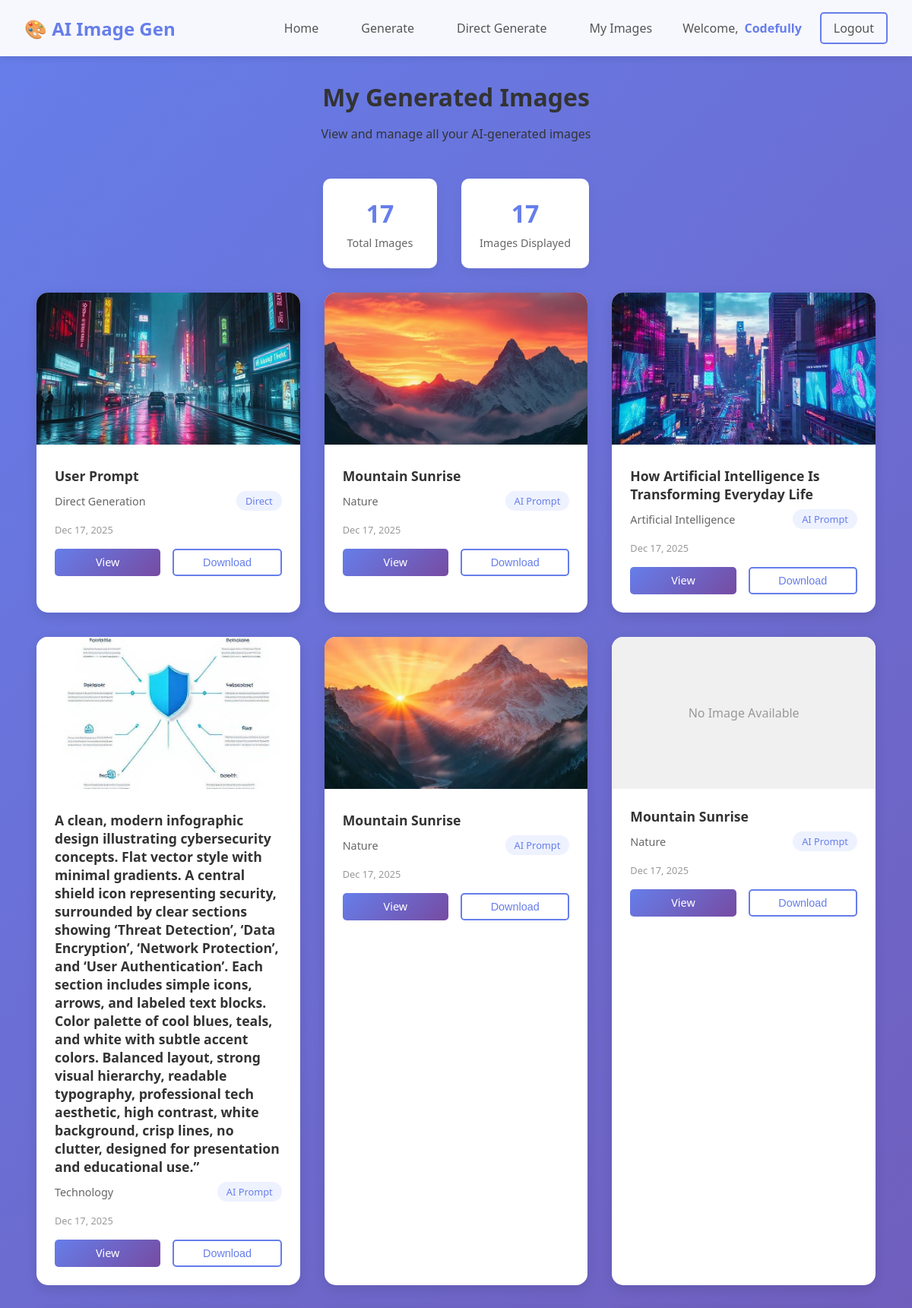
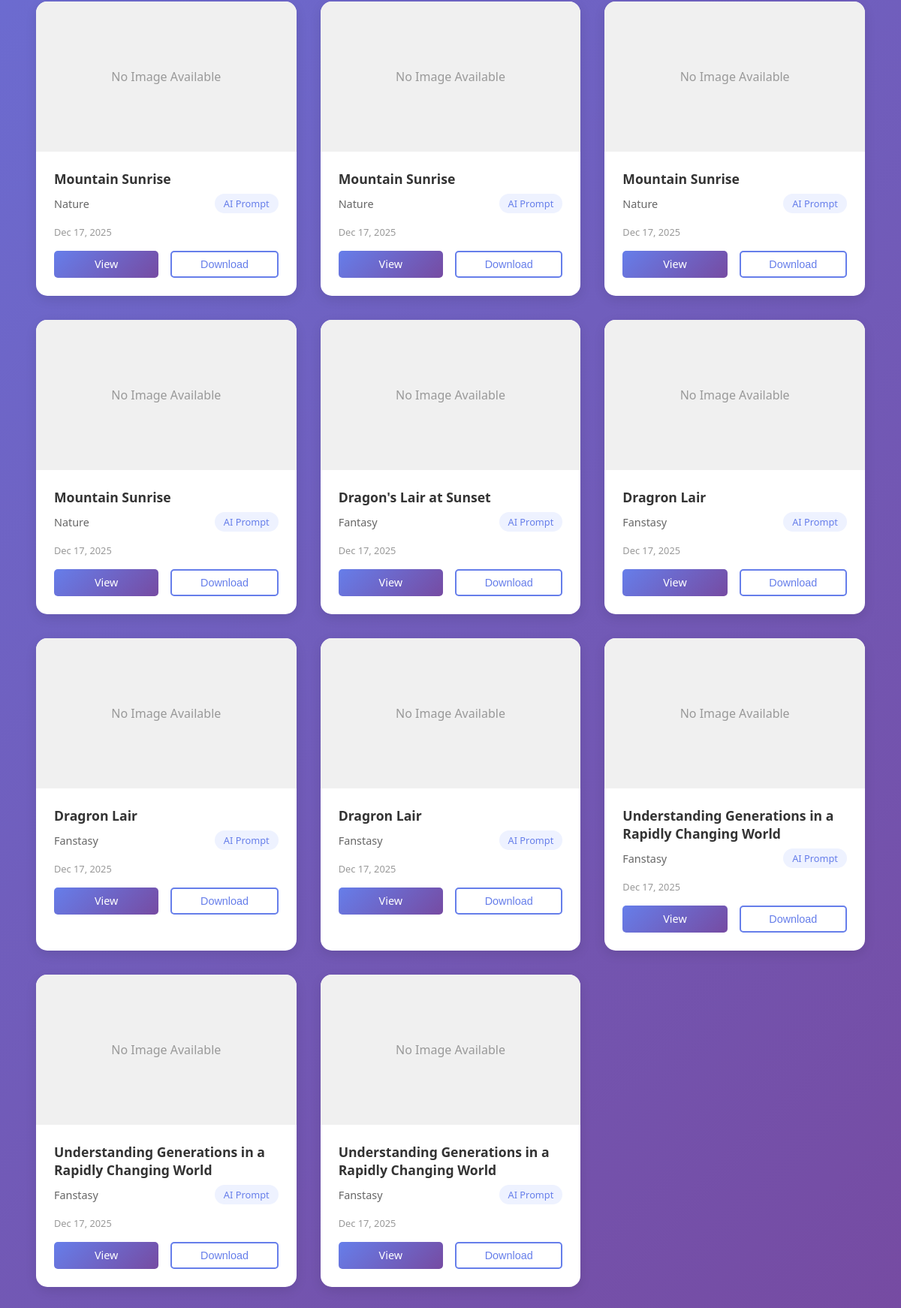
The page /dashboard/ (signed in) on the database its author committed (2 pictures, top to bottom).
### generator/models.py (models this page shows, shortened)
class ImageGenerationTask(models.Model):
    user = models.ForeignKey(User, on_delete=models.CASCADE, related_name='generated_images')
    topic = models.CharField(max_length=200)
    title = models.CharField(max_length=200)
    generated_prompt = models.TextField()
    image_data = models.TextField(blank=True, null=True)  # Store base64 image data
    content_type = models.CharField(max_length=100, default='image/png')
    created_at = models.DateTimeField(auto_now_add=True)
    generation_type = models.CharField(
        max_length=20,
        default='automatic',
        choices=[('automatic', 'Automatic'), ('direct', 'Direct')]
    )
    class Meta:
        ordering = ['-created_at']  # Show newest first

### generator/views.py (the view)
# urls.py: path('dashboard/', views.user_dashboard, name='dashboard'),  # Add this
@login_required
def user_dashboard(request):
    images = ImageGenerationTask.objects.filter(user=request.user).order_by('-created_at')
    context = {
        'images': images,
        'total_images': images.count()
    }
    return render(request, 'generator/dashboard.html', context)

### generator/templates/generator/dashboard.html (shortened to what this page needs)
{% extends 'generator/base.html' %}
{% block content %}
<div class="dashboard-header">
    <h1>My Generated Images</h1>
    <p>View and manage all your AI-generated images</p>
</div>
<div class="stats">
    <div class="stat-card">
        <div class="stat-number">{{ total_images }}</div>
        <div class="stat-label">Total Images</div>
    </div>
    <div class="stat-card">
        <div class="stat-number">{{ images|length }}</div>
        <div class="stat-label">Images Displayed</div>
    </div>
</div>
{% if images %}
    <div class="images-grid">
        {% for image in images %}
            <div class="image-item">
                {% if image.image_data %}
                    <img
                         alt="{{ image.title }}"
                         class="image-preview">
                {% else %}
                    <div style="height: 200px; background: #f0f0f0; display: flex; align-items: center; justify-content: center; color: #999;">
                        No Image Available
                    </div>
                {% endif %}
                <div class="image-details">
                    <div class="image-title">{{ image.title }}</div>
                    <div class="image-meta">
                        <span>{{ image.topic }}</span>
                        <span class="generation-type">
                            {% if image.generation_type == 'automatic' %}
                                AI Prompt
                            {% else %}
                                Direct
                            {% endif %}
                        </span>
                    </div>
                    <div style="color: #999; font-size: 0.8rem; margin-bottom: 1rem;">
                        {{ image.created_at|date:"M d, Y" }}
                    </div>
                    <div class="action-buttons">
                        <a href="{% url 'result' image.id %}" class="btn-small btn-primary">View</a>
                        <button onclick="downloadImage('{{ image.id }}')" class="btn-small btn-secondary">Download</button>
                    </div>
                </div>
            </div>
        {% endfor %}
    </div>
{% endif %}
{% endblock %}

### generator/templates/generator/base.html (shortened to what this page needs)
<!DOCTYPE html>
<html lang="en">
<head>
</head>
<body>
    <nav class="navbar">
        <a href="{% url 'home' %}" class="logo">🎨 AI Image Gen</a>
        <div class="nav-links">
            <a href="{% url 'home' %}">Home</a>
            {% if user.is_authenticated %}
                <a href="{% url 'index' %}">Generate</a>
                <a href="{% url 'direct_generate' %}">Direct Generate</a>
                <a href="{% url 'dashboard' %}">My Images</a>
                <div class="user-info">
                    <span>Welcome,</span>
                    <span class="username">{{ user.username }}</span>
                </div>
                <a href="{% url 'logout' %}" class="btn btn-secondary">Logout</a>
            {% else %}
                <div class="auth-buttons">
                    <a href="{% url 'login' %}" class="btn btn-secondary">Login</a>
                    <a href="{% url 'signup' %}" class="btn btn-primary">Sign Up</a>
                </div>
            {% endif %}
        </div>
    </nav>
    <main class="content">
        <div class="container">
            {% block content %}{% endblock %}
        </div>
    </main>
</body>
</html>

### generator/templates/generator/base.html (style rules this page uses)
* { margin: 0; padding: 0; box-sizing: border-box; }
body { font-family: 'Segoe UI', Tahoma, Geneva, Verdana, sans-serif; background: linear-gradient(135deg, #667eea 0%, #764ba2 100%); min-height: 100vh; color: #333; }
.navbar { background: rgba(255, 255, 255, 0.95); backdrop-filter: blur(10px); padding: 1rem 2rem; display: flex; justify-content: space-between; align-items: center; box-shadow: 0 2px 10px rgba(0,0,0,0.1); position: sticky; top: 0; z-index: 1000; }
.logo { font-size: 1.5rem; font-weight: bold; color: #667eea; text-decoration: none; }
.nav-links { display: flex; gap: 1.5rem; align-items: center; }
.nav-links a { color: #555; text-decoration: none; font-weight: 500; padding: 0.5rem 1rem; border-radius: 5px; transition: all 0.3s; }
.btn { padding: 0.5rem 1.5rem; border-radius: 25px; text-decoration: none; font-weight: 500; transition: all 0.3s; border: none; cursor: pointer; }
.btn-primary { background: linear-gradient(135deg, #667eea 0%, #764ba2 100%); color: white; }
.btn-secondary { background: transparent; border: 2px solid #667eea; color: #667eea; }
.content { padding: 2rem; }
.container { max-width: 1200px; margin: 0 auto; padding: 0 1rem; }
.user-info { display: flex; align-items: center; gap: 0.5rem; color: #555; }
.username { font-weight: 600; color: #667eea; }

### generator/templates/generator/dashboard.html (style rules this page uses)
.dashboard-header { text-align: center; margin-bottom: 3rem; }
.dashboard-header h1 { color: #333; margin-bottom: 1rem; }
.stats { display: flex; justify-content: center; gap: 2rem; margin-bottom: 2rem; flex-wrap: wrap; }
.stat-card { background: white; padding: 1.5rem; border-radius: 10px; box-shadow: 0 5px 15px rgba(0,0,0,0.05); text-align: center; min-width: 150px; }
.stat-number { font-size: 2rem; font-weight: bold; color: #667eea; margin-bottom: 0.5rem; }
.stat-label { color: #666; font-size: 0.9rem; }
.images-grid { display: grid; grid-template-columns: repeat(auto-fill, minmax(300px, 1fr)); gap: 2rem; margin-top: 2rem; }
.image-item { background: white; border-radius: 15px; overflow: hidden; box-shadow: 0 5px 15px rgba(0,0,0,0.1); transition: transform 0.3s; }
.image-preview { width: 100%; height: 200px; object-fit: cover; }
.image-details { padding: 1.5rem; }
.image-title { font-size: 1.1rem; color: #333; margin-bottom: 0.5rem; font-weight: 600; }
.image-meta { display: flex; justify-content: space-between; align-items: center; margin-bottom: 1rem; color: #666; font-size: 0.9rem; }
.generation-type { background: #eef2ff; color: #667eea; padding: 0.25rem 0.75rem; border-radius: 15px; font-size: 0.8rem; font-weight: 500; }
.action-buttons { display: flex; gap: 1rem; margin-top: 1rem; }
.btn-small { padding: 0.5rem 1rem; border-radius: 5px; text-decoration: none; font-size: 0.9rem; flex: 1; text-align: center; }

### rows shown on the page
ImageGenerationTask: content_type (picture), title "User Prompt", topic "Direct Generation", generation_type "Direct", created_at "Dec 17, 2025"
ImageGenerationTask: content_type (picture), title "Mountain Sunrise", topic "Nature", generation_type "AI Prompt", created_at "Dec 17, 2025"
ImageGenerationTask: content_type (picture), title "How Artificial Intelligence Is Transforming Everyday Life", topic "Artificial Intelligence", generation_type "AI Prompt", created_at "Dec 17, 2025"
ImageGenerationTask: content_type (picture), title "A clean, modern infographic design illustrating cybersecurity concepts. Flat vector style with minimal gradients. A central shield icon representing security, surrounded by clear sections showing ‘Threat Detection’, ‘Data Encryption’, ‘Network Protection’, and ‘User Authentication’. Each section includes simple icons, arrows, and labeled text blocks. Color palette of cool blues, teals, and white with subtle accent colors. Balanced layout, strong visual hierarchy, readable typography, professional tech aesthetic, high contrast, white background, crisp lines, no clutter, designed for presentation and educational use.”", topic "Technology", generation_type "AI Prompt", created_at "Dec 17, 2025"
ImageGenerationTask: content_type (picture), title "Mountain Sunrise", topic "Nature", generation_type "AI Prompt", created_at "Dec 17, 2025"
ImageGenerationTask: shows "No Image Available", title "Mountain Sunrise", topic "Nature", generation_type "AI Prompt", created_at "Dec 17, 2025"
ImageGenerationTask: shows "No Image Available", title "Mountain Sunrise", topic "Nature", generation_type "AI Prompt", created_at "Dec 17, 2025"
ImageGenerationTask: shows "No Image Available", title "Mountain Sunrise", topic "Nature", generation_type "AI Prompt", created_at "Dec 17, 2025"
ImageGenerationTask: shows "No Image Available", title "Mountain Sunrise", topic "Nature", generation_type "AI Prompt", created_at "Dec 17, 2025"
ImageGenerationTask: shows "No Image Available", title "Mountain Sunrise", topic "Nature", generation_type "AI Prompt", created_at "Dec 17, 2025"
ImageGenerationTask: shows "No Image Available", title "Dragon's Lair at Sunset", topic "Fantasy", generation_type "AI Prompt", created_at "Dec 17, 2025"
ImageGenerationTask: shows "No Image Available", title "Dragron Lair", topic "Fanstasy", generation_type "AI Prompt", created_at "Dec 17, 2025"
ImageGenerationTask: shows "No Image Available", title "Dragron Lair", topic "Fanstasy", generation_type "AI Prompt", created_at "Dec 17, 2025"
ImageGenerationTask: shows "No Image Available", title "Dragron Lair", topic "Fanstasy", generation_type "AI Prompt", created_at "Dec 17, 2025"
ImageGenerationTask: shows "No Image Available", title "Understanding Generations in a Rapidly Changing World", topic "Fanstasy", generation_type "AI Prompt", created_at "Dec 17, 2025"
ImageGenerationTask: shows "No Image Available", title "Understanding Generations in a Rapidly Changing World", topic "Fanstasy", generation_type "AI Prompt", created_at "Dec 17, 2025"
ImageGenerationTask: shows "No Image Available", title "Understanding Generations in a Rapidly Changing World", topic "Fanstasy", generation_type "AI Prompt", created_at "Dec 17, 2025"

### other values the page prints
{{ user.username }} "Codefully"
{{ total_images }} "17"
{{ images|length }} "17"
